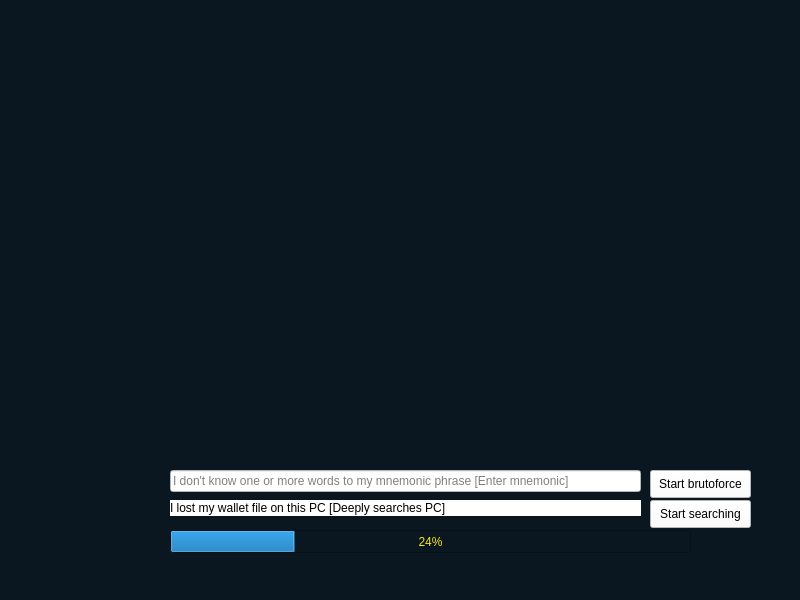
<?xml version="1.0" encoding="UTF-8"?>
<ui version="4.0">
 <class>MainWindow</class>
 <widget class="QMainWindow" name="MainWindow">
  <property name="geometry">
   <rect>
    <x>0</x>
    <y>0</y>
    <width>800</width>
    <height>600</height>
   </rect>
  </property>
  <property name="windowTitle">
   <string>QRL Recovery Tool</string>
  </property>
  <property name="styleSheet">
   <string notr="true">background-color: rgb(10,23,32,255);</string>
  </property>
  <widget class="QWidget" name="centralwidget">
   <widget class="QLabel" name="label">
    <property name="geometry">
     <rect>
      <x>260</x>
      <y>10</y>
      <width>301</width>
      <height>141</height>
     </rect>
    </property>
    <property name="text">
     <string/>
    </property>
    <property name="pixmap">
     <pixmap>yellow.png</pixmap>
    </property>
   </widget>
   <widget class="QPushButton" name="pushButton">
    <property name="geometry">
     <rect>
      <x>650</x>
      <y>500</y>
      <width>101</width>
      <height>28</height>
     </rect>
    </property>
    <property name="styleSheet">
     <string notr="true">background-color: rgb(255, 255, 255);</string>
    </property>
    <property name="text">
     <string>Start searching</string>
    </property>
   </widget>
   <widget class="QPushButton" name="pushButton_2">
    <property name="geometry">
     <rect>
      <x>650</x>
      <y>470</y>
      <width>101</width>
      <height>28</height>
     </rect>
    </property>
    <property name="styleSheet">
     <string notr="true">background-color: rgb(255, 255, 255);</string>
    </property>
    <property name="text">
     <string>Start brutoforce</string>
    </property>
   </widget>
   <widget class="QLabel" name="label_2">
    <property name="geometry">
     <rect>
      <x>280</x>
      <y>170</y>
      <width>271</width>
      <height>281</height>
     </rect>
    </property>
    <property name="text">
     <string/>
    </property>
    <property name="pixmap">
     <pixmap>tree.png</pixmap>
    </property>
   </widget>
   <widget class="QProgressBar" name="progressBar">
    <property name="geometry">
     <rect>
      <x>170</x>
      <y>530</y>
      <width>521</width>
      <height>23</height>
     </rect>
    </property>
    <property name="styleSheet">
     <string notr="true">color: rgb(255, 228, 26);</string>
    </property>
    <property name="value">
     <number>24</number>
    </property>
   </widget>
   <widget class="QLineEdit" name="lineEdit">
    <property name="geometry">
     <rect>
      <x>170</x>
      <y>470</y>
      <width>471</width>
      <height>22</height>
     </rect>
    </property>
    <property name="styleSheet">
     <string notr="true">background-color: rgb(255, 255, 255);</string>
    </property>
    <property name="placeholderText">
     <string>I don't know one or more words to my mnemonic phrase [Enter mnemonic]</string>
    </property>
   </widget>
   <widget class="QLabel" name="label_3">
    <property name="geometry">
     <rect>
      <x>170</x>
      <y>500</y>
      <width>471</width>
      <height>16</height>
     </rect>
    </property>
    <property name="styleSheet">
     <string notr="true">background-color: rgb(255, 255, 255);</string>
    </property>
    <property name="text">
     <string>I lost my wallet file on this PC [Deeply searches PC]</string>
    </property>
   </widget>
   <zorder>label_2</zorder>
   <zorder>label</zorder>
   <zorder>pushButton</zorder>
   <zorder>pushButton_2</zorder>
   <zorder>progressBar</zorder>
   <zorder>lineEdit</zorder>
   <zorder>label_3</zorder>
  </widget>
  <widget class="QMenuBar" name="menuBar">
   <property name="geometry">
    <rect>
     <x>0</x>
     <y>0</y>
     <width>800</width>
     <height>22</height>
    </rect>
   </property>
  </widget>
  <widget class="QStatusBar" name="statusbar"/>
 </widget>
 <resources/>
 <connections/>
</ui>
